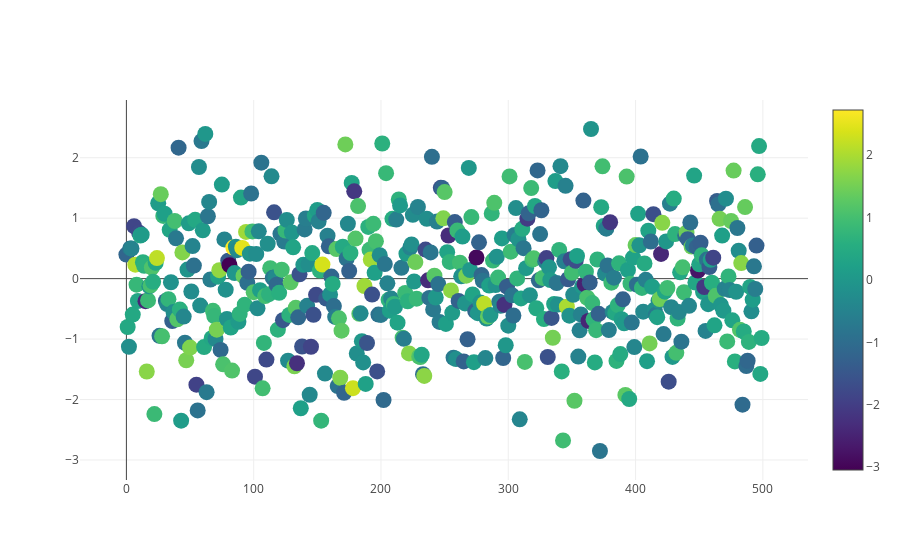

Notebook code for this chart:
### Code cell
trace1 = go.Scatter(
    y = np.random.randn(500),
    mode='markers',
    marker=dict(
        size='16',
        color = np.random.randn(500), #set color equal to a variable
        colorscale='Viridis',
        showscale=True
    )
)
data = [trace1]

iplot(data, filename='scatter-plot-with-colorscale')

### Figure 1 — Plotly figure (JSON) as saved in the notebook; plotly's stock layout.template omitted (floating-point values rounded to 4 significant figures; data arrays with more than 128 entries replaced by an {"elided": "..."} marker saying what was removed)
{"data": [{"marker": {"color": {"elided": "500 float values"}, "colorscale": "Viridis", "showscale": true, "size": "16"}, "mode": "markers", "type": "scatter", "y": {"elided": "500 float values"}}], "layout": {}}
